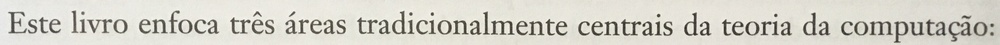
#> input picture ADO4/extr/line.jpg, 1000 x 45 px, shrunk from 3642 x 165 before the run
$ python oi.py   (older library calls are emulated)
#> lines starting #> are read from the running program, lines starting #| are printed output that depends on the picture; after the words box and inside, x2 and y2 are one past the last pixel; in counts of white or black regions, pixels touching at a corner belong together
#!/usr/bin/python
# -*- coding: UTF-8 -*-

import numpy as np
import cv2
from matplotlib import pyplot as plt

imgOutput = None

def main():
	global imgOutput

	#escolhe arquivo
	imgPath = "line.jpg"

	#lê arquivo, aplica thresholding pra deixar b&w
	img = cv2.imread(imgPath,0)
#> img: shape (45, 1000); min 38, max 254, mean 209.7
	ret,img = cv2.threshold(img,0,255,cv2.THRESH_BINARY+cv2.THRESH_OTSU)
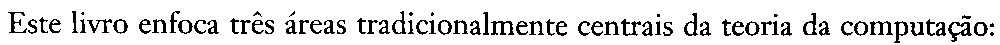
#> img: shape (45, 1000); 87.7% white; black in thin lines or dots, all inside (x1, y1, x2, y2) = (8, 11, 994, 43)
#> ret = 163
	imgOutput = img.copy()
	width = len(img[0])
#> width = 1000
	height = len(img)
#> height = 45

	#usa contornos pra procurar por letras
	img2 = cv2.bitwise_not(img)
	img2,contours,hierarchy = cv2.findContours(img2,cv2.RETR_TREE,cv2.CHAIN_APPROX_SIMPLE)
#> contours = 105 contours, 24 with area under 20; largest, box (x1, y1, x2, y2) and area: (948, 22, 972, 42) 253, (684, 13, 698, 36) 160, (803, 13, 817, 35) 157, (894, 21, 908, 43) 152, (392, 11, 406, 34) 150
	contourData = []
	for (n,i) in enumerate(contours):
		if hierarchy[0][n][3] >= 0: continue
		xmin,y,w,h = cv2.boundingRect(i)
		xmax = xmin+w
		m = cv2.moments(i)
		x = int(m['m10']/m['m00'])
		y = int(m['m01']/m['m00'])
		area = cv2.contourArea(i)
		contourData.append((i,xmin,xmax,x))
#> this loop made 105 passes
#> (xmin, w, h, xmax, x, area) on passes 3, 5, 8, 10, 11, 13, 14, 16, 17, 19, 20, 22: (974, 14, 14, 988, 980, 138), (948, 24, 20, 972, 958, 253), (936, 10, 14, 946, 940, 69.5), (910, 14, 14, 924, 916, 62.5), (781, 11, 14, 792, 785, 65), (663, 10, 14, 673, 667, 35.5), (894, 14, 22, 908, 900, 151.5), (870, 23, 14, 893, 880, 95.5), (854, 14, 15, 868, 860, 138), (841, 12, 15, 853, 845, 40.5), (819, 11, 15, 830, 823, 66), (772, 7, 14, 779, 774, 28)
#> after the loop, contourData = 75 items

	#junta contornos em comum (mesma posição x, pra capturar acentuações, pingos no i, etc)
	letters = []
	for (n,(icontour,ixmin,ixmax,ix)) in enumerate(contourData):
		found = False
		for (m,(jcontourlist,jxmin,jxmax,jxlist)) in enumerate(letters):
			if ix >= jxmin and ix <= jxmax:
				found = True
			else:
				for jx in jxlist:
					if jx >= ixmin and jx <= ixmax:
						found = True
						break
			if found:
				contourlist = jcontourlist
				contourlist.append(icontour)
				xmin = min(jxmin,ixmin)
				xmax = max(jxmax,ixmax)
				xlist = jxlist
				xlist.append(ix)
				letters[m] = (contourlist,xmin,xmax,xlist)
				break
		if not found:
			letters.append(([icontour],ixmin,ixmax,[ix]))
#> this loop made 75 passes
#> (ixmin, ixmax, ix) on passes 1 to 12: (990, 994, 991), (990, 994, 991), (974, 988, 980), (948, 972, 958), (936, 946, 940), (910, 924, 916), (781, 792, 785), (663, 673, 667), (894, 908, 900), (870, 893, 880), (854, 868, 860), (841, 853, 845)
#> after the loop, letters = 66 items

	#desenha isso daí
	for (contourlist,xmin,xmax,xlist) in letters:
		cv2.rectangle(imgOutput,(xmin,0),(xmax,height),(128,128,128),2)
#> this loop made 66 passes
#> (contourlist, xmin, xmax, xlist) on pass 1: (2 contours, all with area under 20, 990, 994, [991, 991])
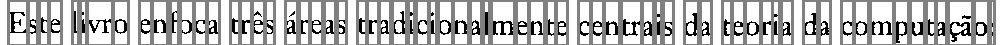
#> imgOutput: shape (45, 1000); min 0, max 255, mean 183.9

	#mostra na tela pls
	#plt.plot(lines)
	#plt.plot(maxs,[lines[x] for x in maxs],"ro")
	plt.imshow(imgOutput,cmap="gray",interpolation="bicubic")
	plt.xticks([]),plt.yticks([])
	plt.show()
main()
